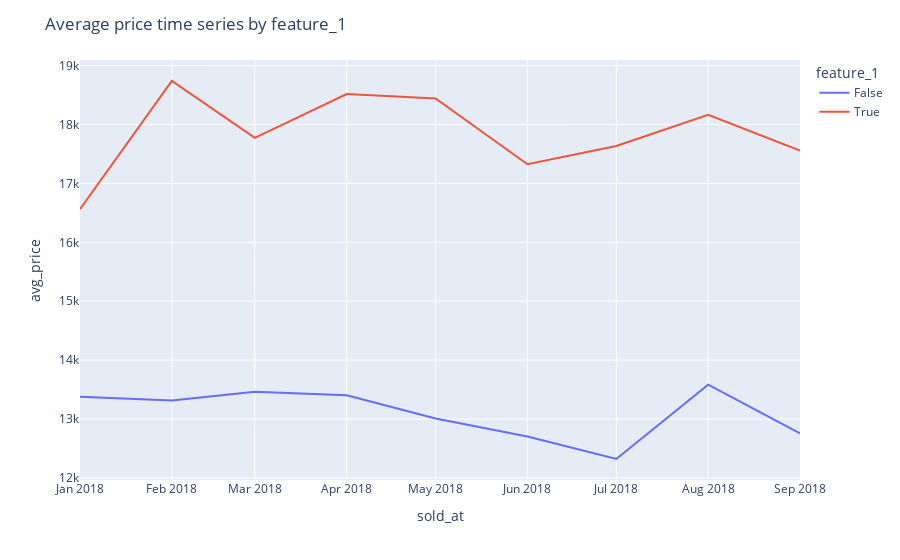
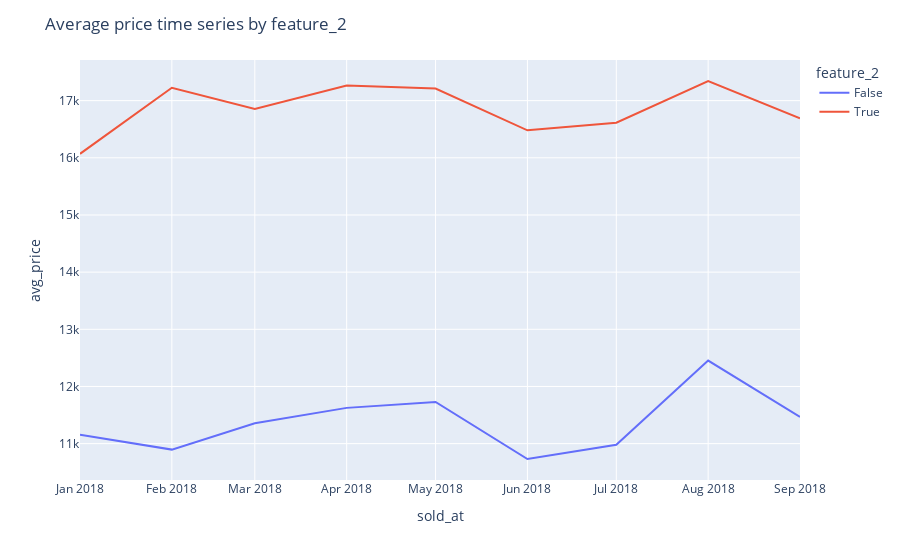
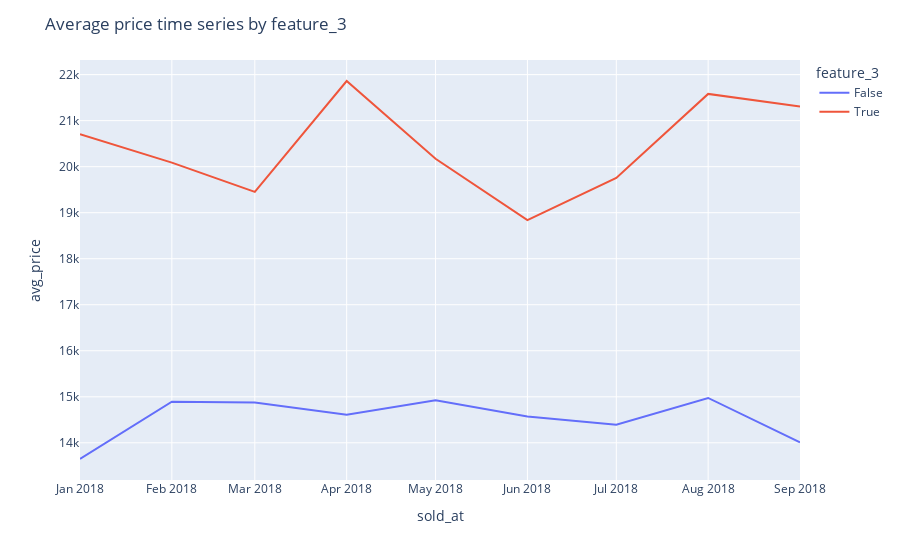
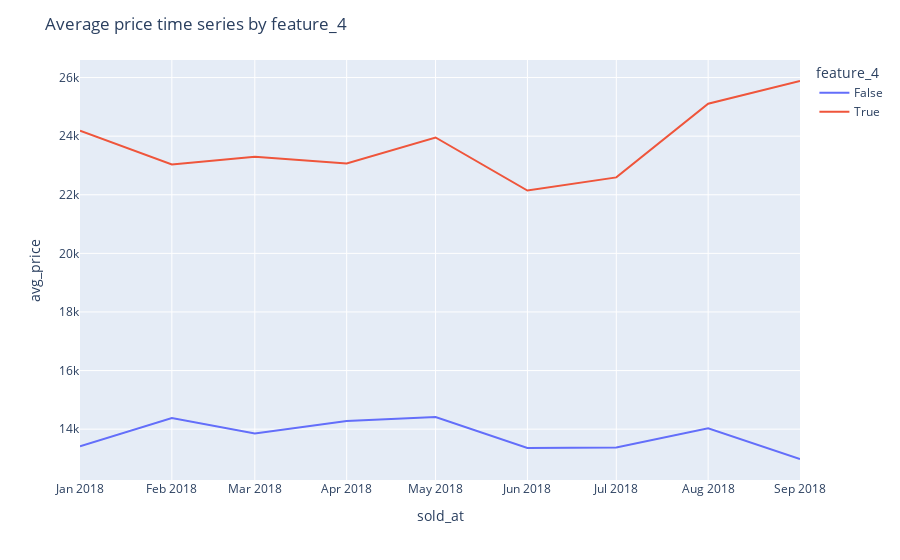

Here is the notebook cell these charts were saved with, in order:
### Code cell
# Check average price by car feature in time after removing exptreme prices
plot_avg_target_time_series_by_features(data_without_max_prices, car_features)

### Figure 1 — Plotly figure (JSON) as saved in the notebook; plotly's stock layout.template omitted (floating-point values rounded to 4 significant figures)
{"data": [{"hovertemplate": "feature_1=False<br>sold_at=%{x}<br>avg_price=%{y}<extra></extra>", "legendgroup": "False", "line": {"color": "#636efa", "dash": "solid"}, "marker": {"symbol": "circle"}, "mode": "lines", "name": "False", "orientation": "v", "showlegend": true, "type": "scatter", "x": ["2018-01-01T00:00:00", "2018-02-01T00:00:00", "2018-03-01T00:00:00", "2018-04-01T00:00:00", "2018-05-01T00:00:00", "2018-06-01T00:00:00", "2018-07-01T00:00:00", "2018-08-01T00:00:00", "2018-09-01T00:00:00"], "xaxis": "x", "y": [13380.0, 13320.0, 13460.0, 13400.0, 13010.0, 12700.0, 12320.0, 13580.0, 12760.0], "yaxis": "y"}, {"hovertemplate": "feature_1=True<br>sold_at=%{x}<br>avg_price=%{y}<extra></extra>", "legendgroup": "True", "line": {"color": "#EF553B", "dash": "solid"}, "marker": {"symbol": "circle"}, "mode": "lines", "name": "True", "orientation": "v", "showlegend": true, "type": "scatter", "x": ["2018-01-01T00:00:00", "2018-02-01T00:00:00", "2018-03-01T00:00:00", "2018-04-01T00:00:00", "2018-05-01T00:00:00", "2018-06-01T00:00:00", "2018-07-01T00:00:00", "2018-08-01T00:00:00", "2018-09-01T00:00:00"], "xaxis": "x", "y": [16560.0, 18740.0, 17770.0, 18520.0, 18440.0, 17330.0, 17640.0, 18170.0, 17560.0], "yaxis": "y"}], "layout": {"legend": {"title": {"text": "feature_1"}, "tracegroupgap": 0}, "margin": {"t": 60}, "title": {"text": "Average price time series by feature_1"}, "xaxis": {"anchor": "y", "domain": [0, 1], "title": {"text": "sold_at"}}, "yaxis": {"anchor": "x", "domain": [0, 1], "title": {"text": "avg_price"}}}}

### Figure 2 — Plotly figure (JSON) as saved in the notebook; plotly's stock layout.template omitted (floating-point values rounded to 4 significant figures)
{"data": [{"hovertemplate": "feature_2=False<br>sold_at=%{x}<br>avg_price=%{y}<extra></extra>", "legendgroup": "False", "line": {"color": "#636efa", "dash": "solid"}, "marker": {"symbol": "circle"}, "mode": "lines", "name": "False", "orientation": "v", "showlegend": true, "type": "scatter", "x": ["2018-01-01T00:00:00", "2018-02-01T00:00:00", "2018-03-01T00:00:00", "2018-04-01T00:00:00", "2018-05-01T00:00:00", "2018-06-01T00:00:00", "2018-07-01T00:00:00", "2018-08-01T00:00:00", "2018-09-01T00:00:00"], "xaxis": "x", "y": [11160.0, 10900.0, 11360.0, 11630.0, 11730.0, 10730.0, 10980.0, 12450.0, 11470.0], "yaxis": "y"}, {"hovertemplate": "feature_2=True<br>sold_at=%{x}<br>avg_price=%{y}<extra></extra>", "legendgroup": "True", "line": {"color": "#EF553B", "dash": "solid"}, "marker": {"symbol": "circle"}, "mode": "lines", "name": "True", "orientation": "v", "showlegend": true, "type": "scatter", "x": ["2018-01-01T00:00:00", "2018-02-01T00:00:00", "2018-03-01T00:00:00", "2018-04-01T00:00:00", "2018-05-01T00:00:00", "2018-06-01T00:00:00", "2018-07-01T00:00:00", "2018-08-01T00:00:00", "2018-09-01T00:00:00"], "xaxis": "x", "y": [16070.0, 17230.0, 16850.0, 17270.0, 17210.0, 16480.0, 16610.0, 17340.0, 16690.0], "yaxis": "y"}], "layout": {"legend": {"title": {"text": "feature_2"}, "tracegroupgap": 0}, "margin": {"t": 60}, "title": {"text": "Average price time series by feature_2"}, "xaxis": {"anchor": "y", "domain": [0, 1], "title": {"text": "sold_at"}}, "yaxis": {"anchor": "x", "domain": [0, 1], "title": {"text": "avg_price"}}}}

### Figure 3 — Plotly figure (JSON) as saved in the notebook; plotly's stock layout.template omitted (floating-point values rounded to 4 significant figures)
{"data": [{"hovertemplate": "feature_3=False<br>sold_at=%{x}<br>avg_price=%{y}<extra></extra>", "legendgroup": "False", "line": {"color": "#636efa", "dash": "solid"}, "marker": {"symbol": "circle"}, "mode": "lines", "name": "False", "orientation": "v", "showlegend": true, "type": "scatter", "x": ["2018-01-01T00:00:00", "2018-02-01T00:00:00", "2018-03-01T00:00:00", "2018-04-01T00:00:00", "2018-05-01T00:00:00", "2018-06-01T00:00:00", "2018-07-01T00:00:00", "2018-08-01T00:00:00", "2018-09-01T00:00:00"], "xaxis": "x", "y": [13650.0, 14890.0, 14880.0, 14610.0, 14930.0, 14570.0, 14390.0, 14970.0, 14010.0], "yaxis": "y"}, {"hovertemplate": "feature_3=True<br>sold_at=%{x}<br>avg_price=%{y}<extra></extra>", "legendgroup": "True", "line": {"color": "#EF553B", "dash": "solid"}, "marker": {"symbol": "circle"}, "mode": "lines", "name": "True", "orientation": "v", "showlegend": true, "type": "scatter", "x": ["2018-01-01T00:00:00", "2018-02-01T00:00:00", "2018-03-01T00:00:00", "2018-04-01T00:00:00", "2018-05-01T00:00:00", "2018-06-01T00:00:00", "2018-07-01T00:00:00", "2018-08-01T00:00:00", "2018-09-01T00:00:00"], "xaxis": "x", "y": [20710.0, 20090.0, 19450.0, 21860.0, 20170.0, 18840.0, 19750.0, 21580.0, 21310], "yaxis": "y"}], "layout": {"legend": {"title": {"text": "feature_3"}, "tracegroupgap": 0}, "margin": {"t": 60}, "title": {"text": "Average price time series by feature_3"}, "xaxis": {"anchor": "y", "domain": [0, 1], "title": {"text": "sold_at"}}, "yaxis": {"anchor": "x", "domain": [0, 1], "title": {"text": "avg_price"}}}}

### Figure 4 — Plotly figure (JSON) as saved in the notebook; plotly's stock layout.template omitted (floating-point values rounded to 4 significant figures)
{"data": [{"hovertemplate": "feature_4=False<br>sold_at=%{x}<br>avg_price=%{y}<extra></extra>", "legendgroup": "False", "line": {"color": "#636efa", "dash": "solid"}, "marker": {"symbol": "circle"}, "mode": "lines", "name": "False", "orientation": "v", "showlegend": true, "type": "scatter", "x": ["2018-01-01T00:00:00", "2018-02-01T00:00:00", "2018-03-01T00:00:00", "2018-04-01T00:00:00", "2018-05-01T00:00:00", "2018-06-01T00:00:00", "2018-07-01T00:00:00", "2018-08-01T00:00:00", "2018-09-01T00:00:00"], "xaxis": "x", "y": [13420.0, 14380.0, 13850.0, 14280.0, 14410.0, 13360.0, 13370.0, 14030.0, 12980.0], "yaxis": "y"}, {"hovertemplate": "feature_4=True<br>sold_at=%{x}<br>avg_price=%{y}<extra></extra>", "legendgroup": "True", "line": {"color": "#EF553B", "dash": "solid"}, "marker": {"symbol": "circle"}, "mode": "lines", "name": "True", "orientation": "v", "showlegend": true, "type": "scatter", "x": ["2018-01-01T00:00:00", "2018-02-01T00:00:00", "2018-03-01T00:00:00", "2018-04-01T00:00:00", "2018-05-01T00:00:00", "2018-06-01T00:00:00", "2018-07-01T00:00:00", "2018-08-01T00:00:00", "2018-09-01T00:00:00"], "xaxis": "x", "y": [24190.0, 23040.0, 23300.0, 23070.0, 23960.0, 22140.0, 22590.0, 25110.0, 25880.0], "yaxis": "y"}], "layout": {"legend": {"title": {"text": "feature_4"}, "tracegroupgap": 0}, "margin": {"t": 60}, "title": {"text": "Average price time series by feature_4"}, "xaxis": {"anchor": "y", "domain": [0, 1], "title": {"text": "sold_at"}}, "yaxis": {"anchor": "x", "domain": [0, 1], "title": {"text": "avg_price"}}}}
